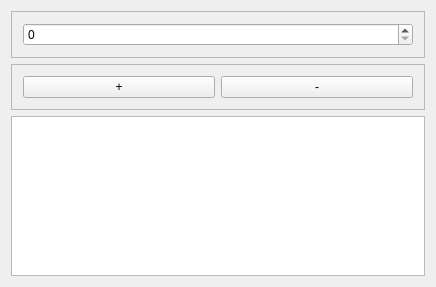
<?xml version="1.0" encoding="UTF-8"?>
<ui version="4.0">
 <class>Widget</class>
 <widget class="QWidget" name="Widget">
  <property name="geometry">
   <rect>
    <x>0</x>
    <y>0</y>
    <width>436</width>
    <height>287</height>
   </rect>
  </property>
  <property name="windowTitle">
   <string>Widget</string>
  </property>
  <layout class="QVBoxLayout" name="verticalLayout_2">
   <item>
    <widget class="QFrame" name="frame">
     <property name="frameShape">
      <enum>QFrame::StyledPanel</enum>
     </property>
     <property name="frameShadow">
      <enum>QFrame::Raised</enum>
     </property>
     <layout class="QVBoxLayout" name="verticalLayout">
      <item>
       <widget class="QSpinBox" name="spinBox"/>
      </item>
     </layout>
    </widget>
   </item>
   <item>
    <widget class="QFrame" name="frame_2">
     <property name="frameShape">
      <enum>QFrame::StyledPanel</enum>
     </property>
     <property name="frameShadow">
      <enum>QFrame::Raised</enum>
     </property>
     <layout class="QHBoxLayout" name="horizontalLayout">
      <item>
       <widget class="QPushButton" name="pushButton_increment">
        <property name="text">
         <string>+</string>
        </property>
       </widget>
      </item>
      <item>
       <widget class="QPushButton" name="pushButton_decrement">
        <property name="text">
         <string>-</string>
        </property>
       </widget>
      </item>
     </layout>
    </widget>
   </item>
   <item>
    <widget class="QTextEdit" name="textEdit"/>
   </item>
  </layout>
 </widget>
 <layoutdefault spacing="6" margin="11"/>
 <resources/>
 <connections/>
</ui>
